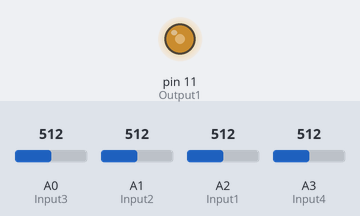
The sketch below on a simulated Arduino Nano, built with avr-gcc and run on an emulated ATmega328P. Shown: output pins drawn as LEDs (lit = HIGH). The test bench sets the inputs (shaded band); at power-on: A0 (Input3) = 512, A2 (Input1) = 512, A1 (Input2) = 512, A3 (Input4) = 512.

Above: at 1.2 s.
1.3 s: A0 (Input3) set to 910
At 4.0 s:
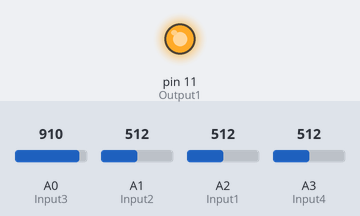
4.3 s: A0 (Input3) set to 306
At 4.55 s:
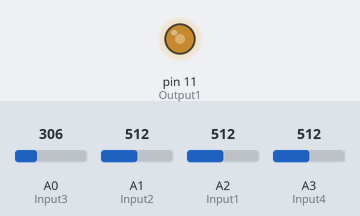
7.3 s: A2 (Input1) set to 910
10.3 s: A1 (Input2) set to 910
At 12.5 s:
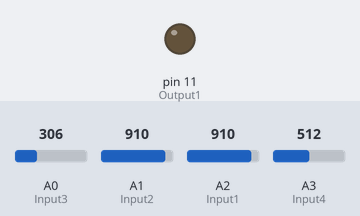
13.3 s: A3 (Input4) set to 716
16.3 s: A2 (Input1) set to 992
At 18.83 s:
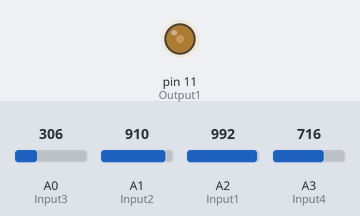
Timing chart, 0 to 20.3 s (numbered marks = the images above; inputs shaded):
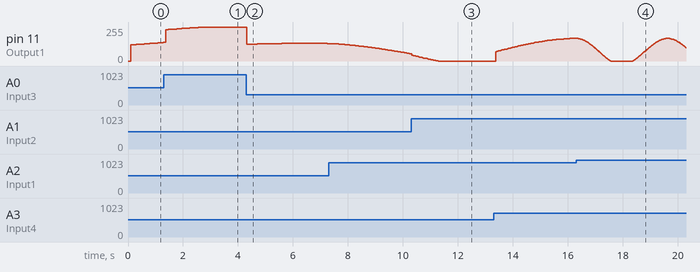

Measured:
- after the input at 4.3 s, pin 11 (Output1): 255/255 → 125/255 at once, → 126/255 0.20 s later, → 127/255 0.10 s later, → 128/255 0.10 s later, … (11 changes in this stretch)

The sketch:

GrainsAE_VCLFO_Sine.ino
```cpp
//VC LFO for AE Grains / Arduino Nano. By Zeno Van Moerkerke / Keurslager Kurt on 26/11/2021

//The two parameters below can be easily set by the user and determine the min & max LFO frequency!
//Set the min freq and max freq for the LFO here. Larger spread will of course lead to harder to fine-tune lfo's. But gives more dynamic fun ofc!
//Make sure to write the value with a '.0' after it. Or some number of choice. But it does have to be written down with a number after the dot for Arduino to handle it right.

float absoluteminfreq = 0.01; //Min frequency in Hz
float absolutemaxfreq = 10.0; //Max frequency in Hz


//lookup table with a 256 bit sinewave. There is programming room for a bigger sinewave, but this makes the max sinewave speed slower, as the arduino has to cycle through more values.
#include "sinewavedata.h"

//Declaring output & input pins.

int Output1 = 11;

int Input1 = A2;
int Input2 = A1;
int Input3 = A0;
int Input4 = A3;


//Calculate min and max frequency values in microseconds per bit.
long absolutemin = 1000000.0/(absoluteminfreq*256.0);   //0.1Hz = +-38462micros
long absolutemax = 1000000.0/(absolutemaxfreq*256.0); //40Hz = +- 98 micros
long absolutemin2 = absolutemin/2;
long absolutemin3 = absolutemin2/2;
long absolutemin4 = absolutemin3/2;


//initializing some variables that are used later on.

long freqms = 10000;
int var1 = 0;
long timerold = micros();
signed int offset = 0;
int oldinputRead1 = 0;
int oldinputRead2 = 0;
int oldinputRead3 = 0;
int oldinputRead4 = 0;
int toggle = 0;
float scaling = 1.0;
int minval = 0;
int maxval = 255;
int inputReadTime = 0;
volatile uint16_t sample1 = 0;


//Setup of the pins. Also setting the PWM frequency.
void setup()
{
  //Serial.begin(9600);
  pinMode(Output1, OUTPUT);

  pinMode(Input1, INPUT);
  pinMode(Input2, INPUT);
  pinMode(Input3, INPUT);
  pinMode(Input4, INPUT);

  TCCR2B = TCCR2B & B11111000 | B00000001; //
  TCCR1B = TCCR1B & B11111000 | B00000001; // set timer 1 divisor to 1 for max PWM frequency
}

//Let's loop. Max frequency is determined by max loop speed. Each loop, the microcontroller checks whether enough time has passed to go on to the next Sine step.
//The inputs get pulled and if the inputs differ enough from the last value, the value gets updated.
//The first analog input sets the frequency by changing the time that needs to pass before the sine wave gets updated.
//Second analog input changes the scaling of the sinewave data using the map() function.
//The third analog input changes the offset of the sinewave by adding or substracting a flat value to/from the sinewave.
//In the end the sinewave gets constrained to values between 0-255, because these are the accepted inputs for the duty cycle of the PWM output. The duty cycle determines the output voltage and thus the sine.

void loop()
{

    int inputRead1 = analogRead(Input1);
    int inputRead2 = analogRead(Input2);
    int inputRead3 = analogRead(Input3);
    int inputRead4 = analogRead(Input4);

    //This loop contains some rescaling to make the LFO finer to adjust in the fast frequency range. This feels more natural to me.
    if(abs(inputRead1 - oldinputRead1) > 3){
      if( inputRead1 < 256){
        freqms = map(inputRead1,0,255,absolutemin,absolutemin2); //first quarter of the pot handles slowest half of oscillations
      }
      else{
        if(inputRead1 < 512){
          freqms = map(inputRead1,256,511,absolutemin2,absolutemin3); //second quarter does half of the next half etc.
        }
        else{
          if(inputRead1 < 900){
            freqms = map(inputRead1,512,900,absolutemin3,absolutemin4);
          }
            else{
              freqms = map(inputRead1,900,1023,absolutemin4,absolutemax);
            }
        }
      }
      oldinputRead1 = inputRead1;
    }

    //Setting the min and max value of the map() function according to the Attenuator pot input.
    if(abs(inputRead2 - oldinputRead2) > 3){

      int scalingPre = map(inputRead2, 0, 1023, 0, 10);
      scaling = scalingPre/10.0;
      minval = 122.0-scaling*122.0;
      maxval = scaling*122.0 + 122.0;
      oldinputRead2 = inputRead2;

    }

    //Calculating offset
    //if(abs(inputRead3 - oldinputRead3) > 3){
      offset = map(inputRead3, 0, 1023, -122, 122);
      oldinputRead3 = inputRead3;
      //Serial.println(offset);
    //}

  long timer = micros();


  //Input CV 3 is used for syncing the lfo. It restarts the LFO on change UP

  if((inputRead4 - oldinputRead4 > 200 || inputRead4 - oldinputRead4 < 200) && (timer- inputReadTime > 10000)){
    if(inputRead4 >700 && toggle == 0){
      toggle = 1;
      oldinputRead4 = inputRead4;
      sample1 = -1;
    }
    else{
      if(inputRead4 < 700 && toggle == 1){
        toggle = 0;
        oldinputRead4 = inputRead4;
      }
    }
  }

  //Finally determine the Sinewave value between 0-255. It checks whether sufficient microseconds have passed to update the sine value.

  if(timer - timerold >= freqms){
    timerold = timer;
    if (sample1 >= sinewave_length) {
      sample1 = -1;
    }
    else {

      var1 = pgm_read_byte(&sinewave_data[sample1]); //reading sine value
      int minvalSin = minval+offset; //adding & substracting offset to min and max sine value
      int maxvalSin = maxval+offset;
      var1 = map(var1, 0,255,minvalSin,maxvalSin);      //mapping the sine value between the min & max value.
      var1 = constrain(var1,0,255); //Making sure the value stays inside the 0-255 range needed for the PWM parameter. Anything under or above gets clipped to 0V or 5V.

    }

    //Update output PWM pin.
    analogWrite(Output1, var1);

    //Update sinewave step
    ++sample1;
  }
}
```

Source omitted: sinewavedata.h (data table, 1497 bytes)
